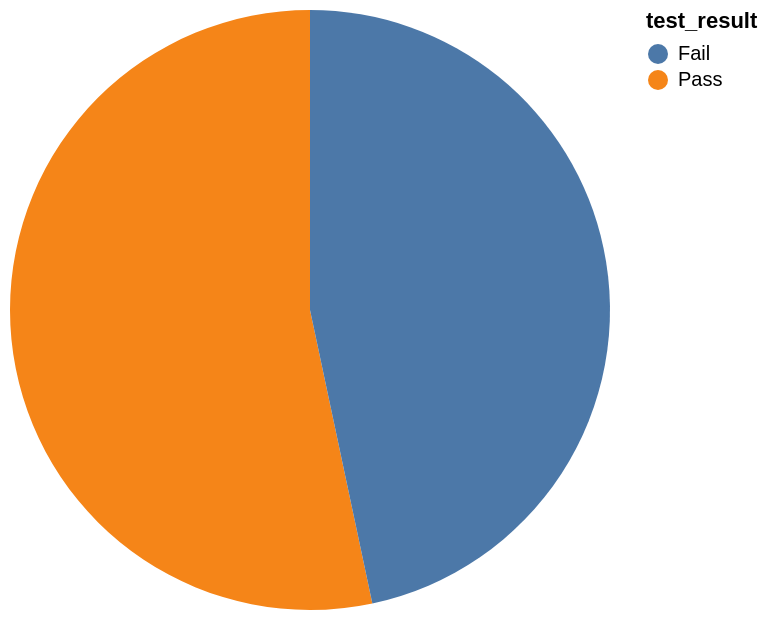

Source (Vega-Lite JSON):
### Vega-Lite specification from a JSON file in a GitHub repository (floating-point values rounded to 4 significant figures)
{"data": {"values": [{"x_data": "Pass", "y_data": 8}, {"x_data": "Fail", "y_data": 7}]}, "mark": "arc", "encoding": {"theta": {"field": "y_data", "type": "quantitative", "title": "COUNT(*)"}, "color": {"field": "x_data", "type": "nominal", "title": "test_result"}}}
